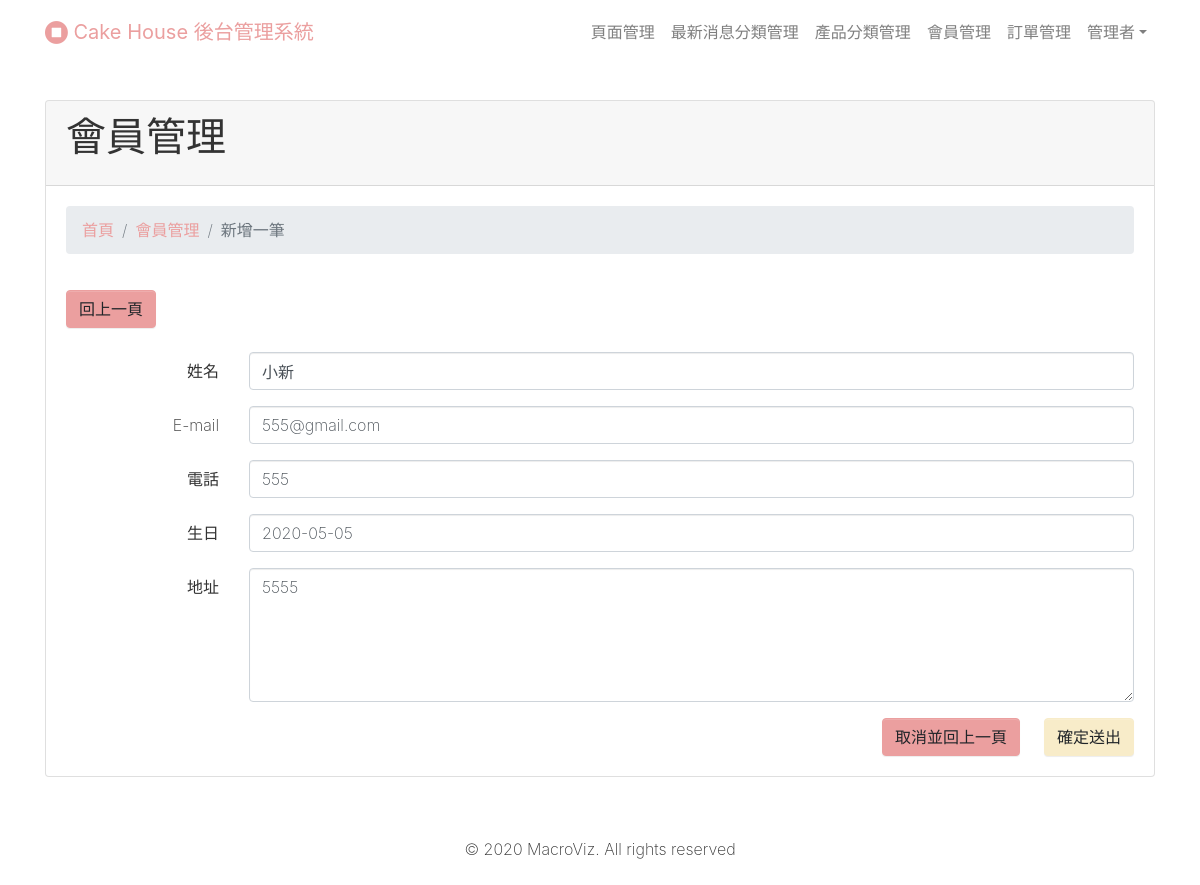
Page /admin/members/edit1.php?gmemberID=8 on the earlier database version.
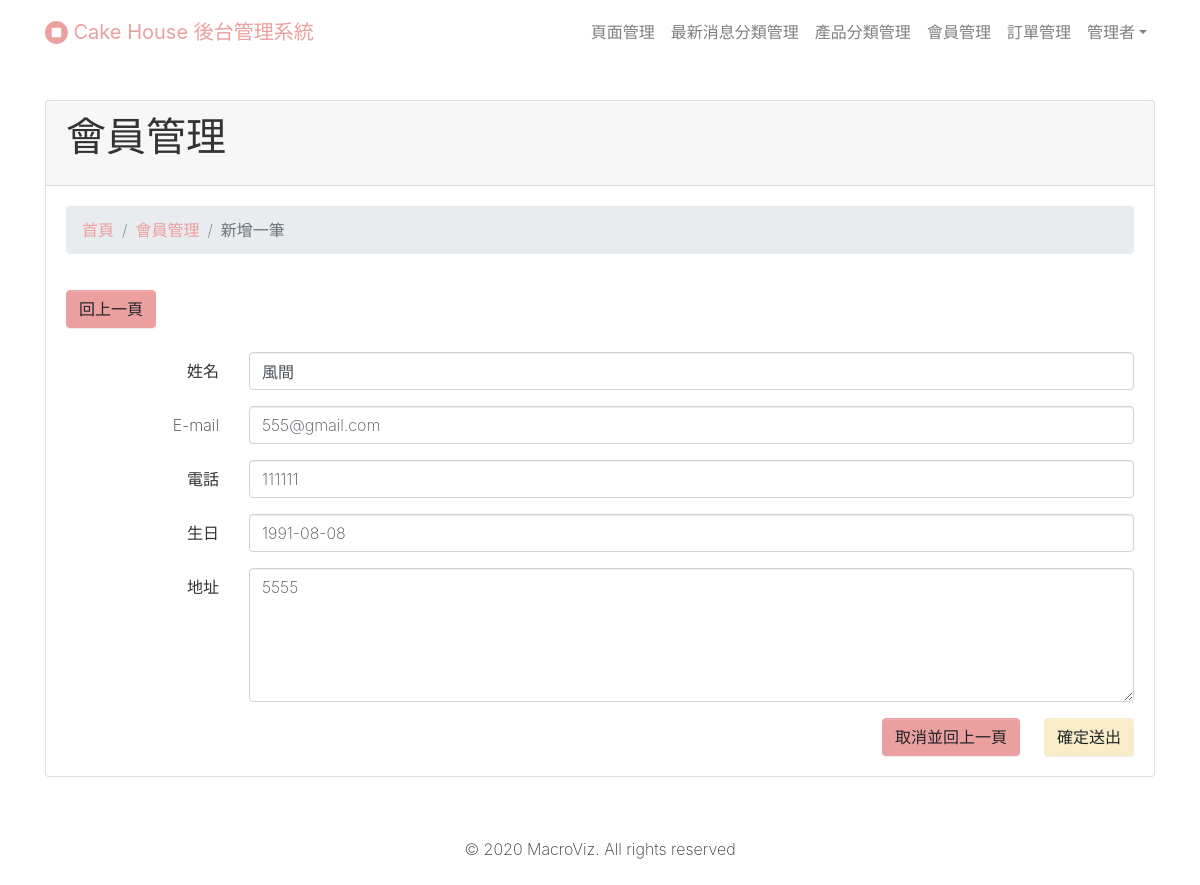
Same page on the later database version.
### tables this page shows
CREATE TABLE `members` (
  `memberID` int(11) NOT NULL,
  `level` int(12) DEFAULT NULL,
  `name_date` varchar(255) DEFAULT NULL,
  `account` varchar(255) DEFAULT NULL,
  `password` varchar(255) DEFAULT NULL,
  `phone` varchar(255) DEFAULT NULL,
  `mobile` varchar(255) DEFAULT NULL,
  `email` varchar(255) DEFAULT NULL,
  `county` varchar(255) DEFAULT NULL,
  `district` varchar(255) DEFAULT NULL,
  `zipcode` varchar(255) DEFAULT NULL,
  `address` varchar(255) DEFAULT NULL,
  `birthday` varchar(255) DEFAULT NULL,
  `gender` int(11) DEFAULT NULL,
  `created_at` varchar(255) DEFAULT NULL,
  `updated_at` varchar(255) DEFAULT NULL
);

### admin/members/edit1.php (the view, shortened to what this page needs)
<?php require_once('../../connection/connection.php');?>
<?php
if(isset($_POST['EditForm']) && $_POST['EditForm'] == "EDIT"){
  $sql= "UPDATE members SET name_date= :name_date, email= :email, phone= :phone, birthday= :birthday, address= :address, updated_at= :updated_at where memberID = :memberID";
  $sth = $db ->prepare($sql);
  $sth ->bindParam(":name_date", $_POST['name_date'], PDO::PARAM_STR);
  $sth ->bindParam(":email", $_POST['email'], PDO::PARAM_STR);
  $sth ->bindParam(":phone", $_POST['phone'], PDO::PARAM_STR);
  $sth ->bindParam(":birthday", $_POST['birthday'], PDO::PARAM_STR);
  $sth ->bindParam(":address", $_POST['address'], PDO::PARAM_STR);
  $sth ->bindParam(":updated_at", $_POST['updated_at'], PDO::PARAM_STR);
  $sth ->bindParam(":memberID", $_POST['memberID'], PDO::PARAM_INT);
  $sth ->execute();
  header('Location: list1.php');
}else{
  $query = $db->query("SELECT * FROM members WHERE memberID= ".$_GET['gmemberID']);
  $members = $query->fetch(PDO::FETCH_ASSOC);
}
?>
<!DOCTYPE html>
<html>
<?php require_once('../layouts/head.php'); ?>
<body style="">
<?php require_once('../layouts/navbar.php'); ?>
  <div class="py-4">
    <div class="container">
      <div class="row">
        <div class="col-md-12">
          <div class="card">
            <div class="card-header">
              <h1>會員管理</h1>
            </div>
            <div class="card-body">
              <ul class="breadcrumb mb-2">
                <li class="breadcrumb-item"> <a href="#">首頁</a> </li>
                <li class="breadcrumb-item"><a href="#">會員管理</a></li>
                <li class="breadcrumb-item active">新增一筆</li>
              </ul>
              <div class="row">
                <div class="col-md-12 my-3"><a class="btn btn-primary" href="list1.php">回上一頁</a></div>
              </div>
              <form id="EditForm" class="text-right" method="post" action="edit1.php">
              <div class="form-group row"> <label for="inputmailh" class="col-2 col-form-label">姓名</label>
                  <div class="col-10">
                    <input type="text" class="form-control" id="name_date" name="name_date" value="<?php echo $members['name_date']; ?>"> </div>
                </div>
                <div class="form-group row"> <label for="inputpasswordh" class="col-2 col-form-label" contenteditable="true">E-mail</label>
                  <div class="col-10">
                    <input type="text" class="form-control" id="email" name="email" value="<?php echo $members['email']; ?>"> </div>
                </div>
                <div class="form-group row"> <label for="inputpasswordh" class="col-2 col-form-label" contenteditable="true">電話</label>
                  <div class="col-10">
                    <input type="text" class="form-control" id="phone" name="phone" value="<?php echo $members['phone']; ?>"> </div>
                </div>
                <div class="form-group row"> <label for="inputpasswordh" class="col-2 col-form-label" contenteditable="true">生日</label>
                  <div class="col-10">
                    <input type="text" class="form-control" id="birthday" name="birthday" value="<?php echo $members['birthday']; ?>"> </div>
                </div>
                <div class="form-group row"> <label for="inputpasswordh" class="col-2 col-form-label">地址</label>
                  <div class="col-10">
                    <textarea rows="5" class="form-control" name="address"><?php echo $members['address']; ?></textarea> </div>
                </div>
                <button type="submit" class="btn mr-3 btn-primary">取消並回上一頁</button><button type="submit" class="btn btn-secondary">確定送出</button>
              </form>
            </div>
          </div>
        </div>
      </div>
    </div>
  </div>
  <?php require_once('../layouts/footer.php'); ?>
</body>
</html>

Differences in the rows shown:
changed members "555@gmail.com": name_date "小新" → "風間"; phone "555" → "111111"; birthday "2020-05-05" → "1991-08-08"
